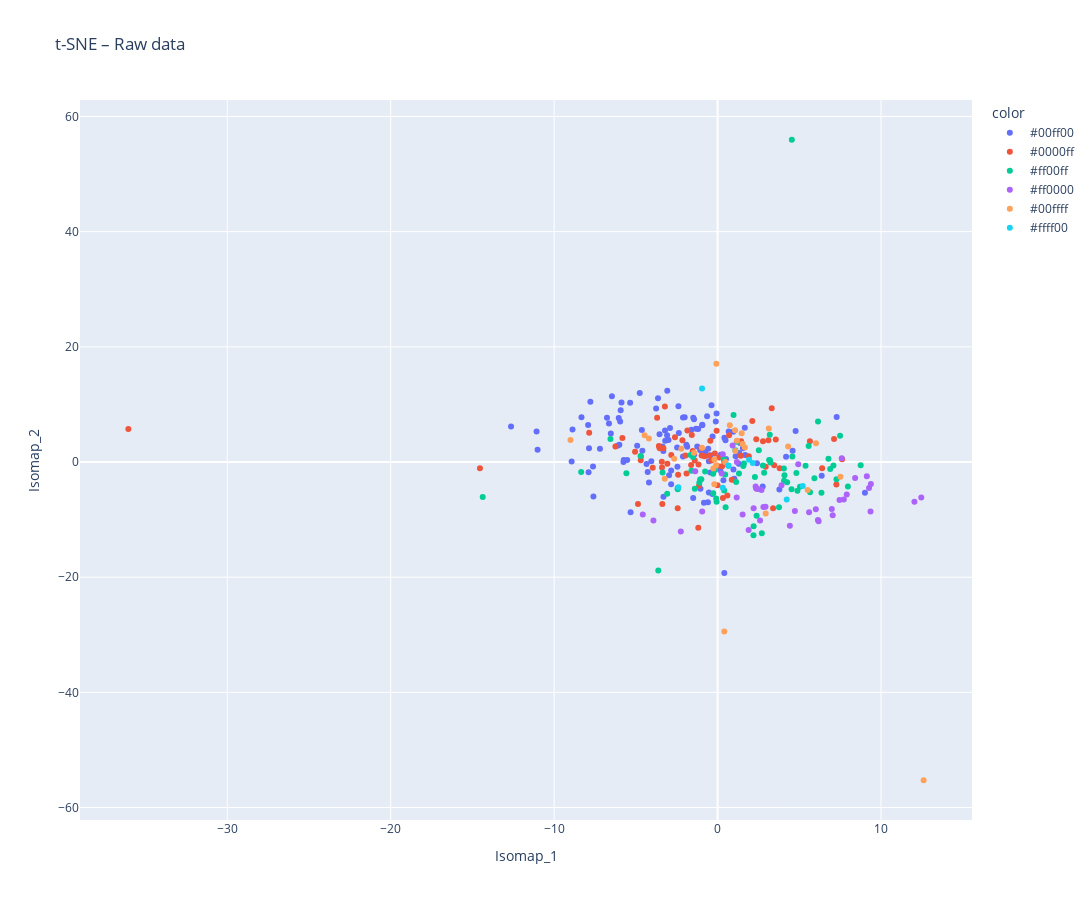
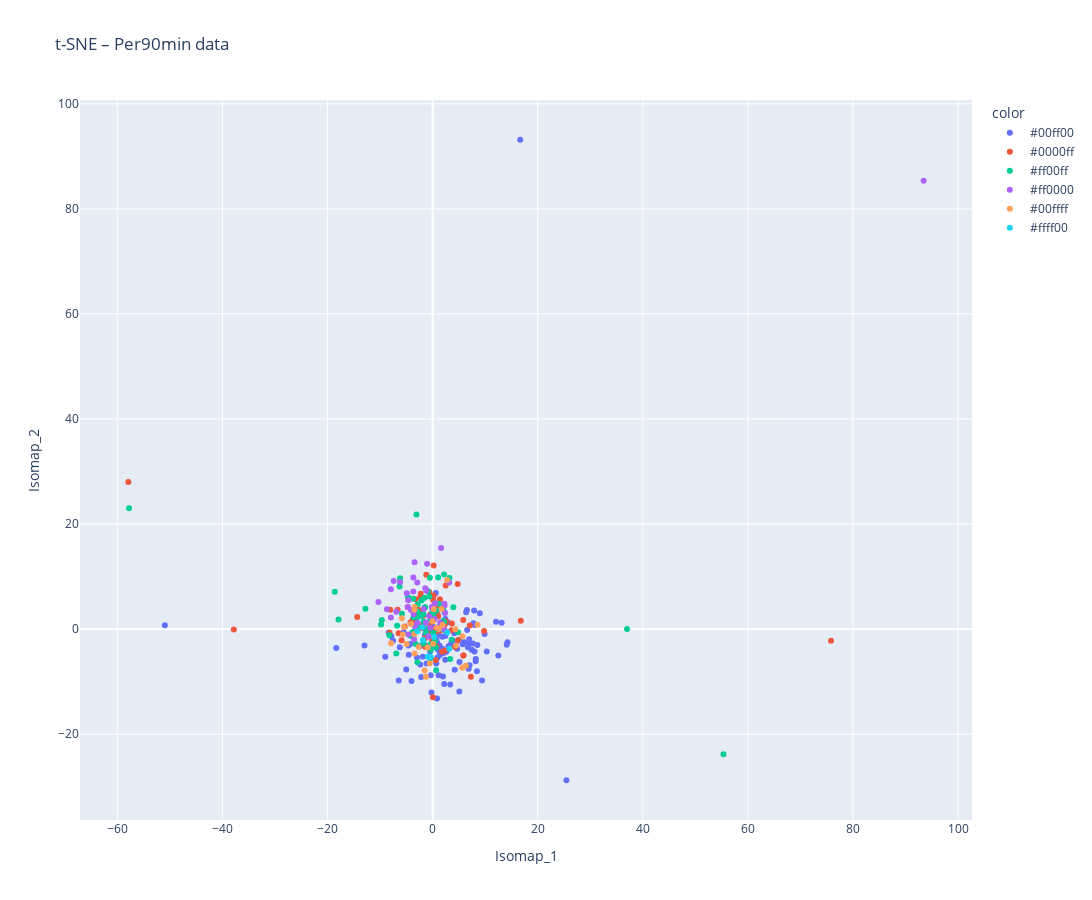

The code cell stored with these charts, in order, in its notebook:
### Markdown cell above
### Results Display - more dims

### Code cell
position_colors = {
    'FW': np.array([255, 0, 0]),    # red
    'MF': np.array([0, 0, 255]),    # blue
    'DF': np.array([0, 255, 0]),  #  yellow
}

def color_from_position(positions):
    postitions = str(positions)
    position_list = positions.split(',')
    colors = np.array([position_colors[p] for p in position_list if p in position_colors])
    avg_color = np.sum(colors, axis=0)
    return '#%02x%02x%02x' % tuple(avg_color.astype(int))

def plot_isomap_interactive(X_tsne, player_positions, data_num, title):
    df_plot = pd.DataFrame({
        'Isomap_1': X_tsne[:, 0],
        'Isomap_2': X_tsne[:, 1],
        'player_name': data_num.index,
        'color' : player_positions.apply(color_from_position)
    })
    
    fig = px.scatter(
        df_plot,
        x='Isomap_1', y='Isomap_2',
        hover_name='player_name',
        color='color',
        title=title,
        height=900, width=1100 
    )
    fig.show()

plot_isomap_interactive(X_tsne_raw, player_positions_raw ,data_raw.set_index("player_name"), "t-SNE – Raw data")
plot_isomap_interactive(X_tsne_per90, player_positions_per90 ,data_per90.set_index("player_name"), "t-SNE – Per90min data")

### Figure 1 — Plotly figure (JSON) as saved in the notebook; plotly's stock layout.template omitted (floating-point values rounded to 4 significant figures)
{"data": [{"hovertemplate": "<b>%{hovertext}</b><br><br>color=#00ff00<br>Isomap_1=%{x}<br>Isomap_2=%{y}<extra></extra>", "hovertext": ["Jordan Lefort", "Gautier Lloris", "Bafodé Diakité", "Moussa Niakhate", "Guela Doué", "Alexsandro Ribeiro", "Kenny Lala", "Florent Hanin", "Jubal", "Léo Pétrot", "Charlie Cresswell", "Facundo Medina", "Sergio Akieme", "Mark McKenzie", "Clément Akpa", "Michael Amir Murillo", "Brendan Chardonnet", "Thilo Kehrer", "Clinton Mata", "Mamadou Sarr", "Etienne Youte Kinkoue", "Mickael Nade", "Gideon Mensah", "Leonardo Balerdi", "Moïse Bombito", "Cédric Kipré", "Kelvin Amian", "Gabriel Suazo", "Modibo Sagnan", "Willian Pacho", "Dennis Appiah", "Ki-Jana Hoever", "Jonathan Gradit", "Djibril Sidibé", "Wilfried Singo", "Achraf Hakimi", "Vanderson", "Carlens Arcus", "Nicolas Pallois", "Dylan Batubinsika", "Lucas Beraldo", "Ainsley Maitland-Niles", "Aurélio Buta", "Dante", "Sinaly Diomande", "Youssouf Ndayishimiye", "Caio Henrique Oliveira Silva", "Thomas Meunier", "Nicolás Tagliafico", "Enzo Tchato", "Becir Omeragic", "Gabriel Gudmundsson", "Aïssa Mandi", "Marquinhos", "Abdoulaye Niakhate Ndiaye", "Joseph Okumu", "Hans Hateboer", "Massadio Haïdara", "Nuno Mendes", "Gabriel Osho", "Quentin Merlin", "Duje Ćaleta-Car", "Nathan Zeze", "Abdoulaye Bamba", "Christian Mawissa", "Christopher Wooh", "Derek Cornelius", "Przemysław Frankowski", "Malang Sarr", "Julien Le Cardinal", "Emmanuel Biumla", "Emmanuel Agbadou", "Arouna Sangante", "Lilian Brassier", "Falaye Sacko", "Leo Skiri Østigård", "Issiaga Sylla", "Timothee Pembele", "Abner", "Kevin Danso", "Yunis Abdelhamid", "Mohammed Salisu", "Saidou Sow", "Théo Sainte-Luce", "Paul Joly", "Abdukodir Khusanov", "Anthony Rouault", "Sael Kumbedi", "Marcus Coco", "Abakar Sylla", "Yael Mouanga", "Ulisses Garcia", "Jérémy Jacquet", "Ismaily", "Hiroki Sekine", "Lucas Hernández", "Mohamed Abdelmoneim", "Antoine Mendy", "Alidu Seidu", "Yoann Salmier", "Yvann Macon", "Jordan Amavi", "Maxime Bernauer", "Boubakar Kouyaté", "Lucas Mincarelli", "Mikayil Ngor Faye", "Abdulai Juma Bah", "Pol Lirola", "Luck Zogbé", "Rasmus Nicolaisen", "Nikola Maksimović", "Pierre Cornud", "Jordan Teze", "Andrew Omobamidele", "Jean-Kevin Duverne"], "legendgroup": "#00ff00", "marker": {"color": "#636efa", "symbol": "circle"}, "mode": "markers", "name": "#00ff00", "orientation": "v", "showlegend": true, "type": "scatter", "x": [-6.465, -12.64, -5.96, -5.879, -3.761, -3.077, -2.396, -1.485, -8.327, -0.3061, -5.929, -7.922, -1.602, -11.01, 1.325, -4.632, -6.049, -7.784, -3.552, -8.875, -3.217, -2.369, 1.666, -4.764, -1.322, -6.644, -2.012, -5.758, -4.346, -11.07, -1.186, 0.5155, 0.4176, -6.766, -0.06243, -0.108, -1.065, -2.116, -3.001, -3.319, -5.35, -7.866, -3.371, -3.091, -2.91, 1.548, -3.203, -0.371, 4.775, 0.9594, -1.861, -0.9407, -6.122, -3.644, -7.62, -0.6419, -1.442, 0.1988, -0.9317, -7.892, 4.591, -6.533, -7.196, -8.931, -4.92, -2.117, 0.6795, -2.474, -0.5708, -1.427, 1.379, -1.244, -4.056, -0.7558, -1.047, -5.74, -0.5314, 1.023, 4.19, -1.909, -5.53, -4.602, 0.4847, -0.8331, 0.3587, -0.4299, -6.008, 3.783, -2.968, -2.458, -0.7421, -4.195, 1.299, 1.688, 6.371, 1.105, -0.5332, 7.287, 2.41, -2.839, -0.3167, -4.274, 0.9699, -2.841, 2.761, 0.1652, 1.0, -0.5877, 9.018, -3.31, -7.597, 0.4117, -5.323, -0.4479, -1.493], "xaxis": "x", "y": [11.43, 6.175, 7.025, 10.34, 9.272, 12.37, 9.696, 7.689, 7.779, 4.448, 8.988, 6.422, 5.595, 2.108, 1.543, 5.564, 7.621, 10.48, 4.82, 5.66, 5.452, 5.019, 5.966, 12.0, 5.759, 6.674, 7.787, 0.01682, -0.3266, 5.305, 5.734, 0.5102, 4.221, 7.706, 8.416, 7.049, 2.022, 7.744, 3.803, 1.906, 10.27, 2.37, 2.684, 4.656, 5.913, 2.392, 3.695, 9.866, 5.378, 5.251, 2.648, 6.378, 2.809, 11.06, -0.7686, 7.929, 7.441, 1.262, 6.466, -1.781, 1.944, 4.939, 2.321, 0.09746, 2.841, 0.9774, 5.304, 2.527, 2.298, 1.283, 3.285, 2.699, 0.1218, 1.691, -4.658, 0.3349, -5.277, -2.905, 0.9167, 3.005, 0.3605, 1.957, 3.781, -7.075, -3.161, 1.175, 2.979, -4.791, -2.304, -0.8176, 1.078, -3.578, -0.3194, 1.235, -2.391, 0.9955, 0.1214, 7.81, -0.2207, -1.477, -5.559, -1.723, -1.304, -3.879, -4.251, -1.425, -3.021, -6.992, -5.35, -6.042, -6.009, -19.29, -8.743, -1.843, -6.25], "yaxis": "y"}, {"hovertemplate": "<b>%{hovertext}</b><br><br>color=#0000ff<br>Isomap_1=%{x}<br>Isomap_2=%{y}<extra></extra>", "hovertext": ["Andrey Santos", "Valentin Atangana Edoa", "Cristian Cásseres Jr.", "Benjamin André", "Pierre Højbjerg", "Adrien Thomasson", "Pierre Ekwah Elimby", "Adrien Rabiot", "Hicham Boudaoui", "Vincent Sierro", "Téji Savanier", "Pedro Chirivella", "Elisha Owusu", "Corentin Tolisso", "Abdoulaye Touré", "Hugo Magnetti", "Douglas", "Andy Diouf", "Denis Zakaria", "Hamed Junior Traorè", "Azor Matusiwa", "Lamine Camara", "Johann Lepenant", "Vitinha", "Nemanja Matić", "Jean-Eudes Aholou", "Fabián Ruiz Peña", "Joris Chotard", "Haris Belkebla", "Jordan Ferri", "Benjamin Bouchouari", "Marshall Munetsi", "Rabby Nzingoula", "Neil El Aynaoui", "Jordan Veretout", "Pierre Lees-Melou", "Yassin Belkhdim", "Kévin Danois", "Amadou Koné", "André Gomes", "Florian Tardieu", "Tanner Tessmann", "Ngal'Ayel Mukau", "Jordan James", "Ayyoub Bouaddi", "Tanguy Ndombele", "Djaoui Cissé", "Rassoul Ndiaye", "Han-Noah Massengo", "Louis Mouton", "Aimen Moueffek", "Soungoutou Magassa", "Oussama Targhalline", "Junior Mwanga", "Baptiste Santamaria", "Mathis Amougou", "Seko Fofana", "Senny Mayulu", "Teddy Teuma", "Angel Gomes", "Assane Dioussé", "Glen Kamara", "Ismaël Bennacer", "Nampalys Mendy", "Mahamadou Diawara", "Maxence Caqueret", "Daler Kuzyaev", "John Joe", "Amine Harit"], "legendgroup": "#0000ff", "marker": {"color": "#EF553B", "symbol": "circle"}, "mode": "markers", "name": "#0000ff", "orientation": "v", "showlegend": true, "type": "scatter", "x": [-3.59, -1.962, -0.9874, -3.7, -3.223, 0.0967, -2.607, -0.5184, -2.414, -1.522, 3.314, -6.252, 2.125, -1.849, -3.071, 0.7033, 3.562, -3.399, 1.911, 0.3973, 3.109, 2.778, -0.8055, -7.856, -5.823, 1.421, -3.315, 0.2776, -0.059, -0.4448, -5.048, 6.397, -3.968, -1.618, -3.411, -4.694, -0.02467, -1.166, -1.396, -3.544, -0.9763, 1.445, -36.05, -2.832, 2.947, -4.871, -2.151, 7.62, -1.135, -14.54, 0.5996, 0.8705, 7.127, -4.702, -1.577, 3.465, -0.3816, 0.3265, 5.649, -0.00315, 3.397, -1.18, 2.367, -2.439, 3.8, -0.1655, -3.38, 7.268, -1.898], "xaxis": "x", "y": [2.771, 1.122, 2.428, 7.68, 9.641, 0.7759, 4.305, 1.149, -2.195, 1.932, 9.34, 2.714, 7.112, 5.486, -0.3066, 4.668, 3.897, -0.9542, 1.007, 0.1969, 3.776, 3.585, 1.016, 5.066, 4.176, 1.084, 2.41, -0.7374, 5.425, 3.713, 1.772, -1.088, -1.018, -0.5136, 0.06355, 0.9557, -0.6373, -0.4525, 0.259, 2.369, 1.115, 3.615, 5.744, 1.21, -0.8286, -7.272, 3.788, 0.4853, -4.104, -1.084, -5.798, -3.076, 3.978, 0.3192, 4.675, -0.5598, 0.2473, -6.229, 3.605, -4.017, -8.029, -11.43, 3.974, -8.021, -1.067, 1.482, -7.284, -3.901, -1.977], "yaxis": "y"}, {"hovertemplate": "<b>%{hovertext}</b><br><br>color=#ff00ff<br>Isomap_1=%{x}<br>Isomap_2=%{y}<extra></extra>", "hovertext": ["Himad Abdelli", "Mason Greenwood", "Zuriko Davitashvili", "Gaëtan Perrin", "Junya Ito", "Mahdi Camara", "Keito Nakamura", "Moses Simon", "Arnaud Kalimuendo", "Evann Guessand", "Maghnes Akliouche", "Habib Diarra", "Yann Gboho", "Lassine Sinayoko", "Ludovic Blas", "Takumi Minamino", "Sebastian Nanasi", "Yassine Kechta", "Rayan Cherki", "Josué Casimir", "Issa Soumaré", "Zakaria Aboukhlal", "Breel Embolo", "Florian Sotoca", "Félix Lemaréchal", "Hákon Arnar Haraldsson", "Eliesse Ben Seghir", "Désiré Doué", "Joshua King", "Lee Kang-in", "Mohamed Ali Cho", "Mathias Pereira Lage", "Frank Magri", "Tanguy Coulibaly", "Anass Zaroury", "Kamory Doumbia", "Sorba Thomas", "Osame Sahraoui", "Abdallah Sima", "Shavy Babicka", "Aleksandr Golovin", "Wahbi Khazri", "Musa Al-Taamari", "Badredine Bouanani", "Matias Fernandez-Pardo", "Sofiane Diop", "Jeremie Boga", "Ernest Nuamah", "Amine Gouiri", "Angelo Fulgini", "Khalil Fayad", "Rémy Cabella", "Edon Zhegrova", "Ado Onaiwu", "Thiago Almada", "Antoine Joujou", "Romain Faivre", "Mamadou Diakhon", "Zinedine Ferhat", "Albert Grønbaek", "Jonathan Rowe", "Sekou Mara", "Saïd Benrahma", "Augustine Boakye", "Mathieu Cafaro", "Emmanuel Sabbi", "Rémy Labeau Lascary", "Yaya Kader Fofana", "Marco Asensio", "Ben Old", "Tino Kadewere"], "legendgroup": "#ff00ff", "marker": {"color": "#00cc96", "symbol": "circle"}, "mode": "markers", "name": "#ff00ff", "orientation": "v", "showlegend": true, "type": "scatter", "x": [-0.9947, 3.24, 1.576, 0.977, 6.145, -0.2721, -1.601, 0.3723, 5.928, -0.05977, 5.573, -6.554, -0.761, 4.885, 1.174, -3.083, 7.09, -5.579, 7.494, 7.276, -1.069, 6.357, 0.4915, -2.439, 0.466, 8.756, 1.089, 5.042, 3.76, 4.576, -4.711, 4.094, 2.204, 1.134, 3.153, 3.195, -0.1739, -3.364, -3.628, 2.389, -1.117, 6.784, 5.66, 0.6622, 2.285, 2.847, 2.775, -1.392, -1.503, -14.37, 4.057, 6.891, 2.525, 2.709, -1.65, -2.444, 4.544, 4.257, 0.4051, 3.205, 1.613, 7.974, 1.31, 4.528, 4.066, -8.345, -0.2644, 5.383, -0.08575, 4.823, 2.197], "xaxis": "x", "y": [-2.973, -0.07996, -0.7036, 8.16, 7.017, -2.028, -1.506, 0.6455, -2.806, -6.911, 2.774, 3.998, -1.657, -5.007, 3.509, -5.526, -0.5991, -1.949, 4.555, -2.983, -3.043, -5.349, -7.84, -4.732, -2.147, -0.567, 2.049, -4.277, -7.871, 0.9653, 1.043, -2.288, -11.15, -3.468, 0.3682, 4.752, -1.387, -1.842, -18.84, -9.342, -3.612, 0.5672, -5.268, -0.642, -2.615, -1.85, -0.6214, -4.625, 0.8916, -6.097, -1.12, -1.225, 2.027, -12.39, 1.2, -4.494, 55.96, -3.493, -4.938, 0.3071, -0.2441, -4.261, -2.012, -4.72, -3.263, -1.745, -5.438, -0.6338, -6.329, -1.917, -12.7], "yaxis": "y"}, {"hovertemplate": "<b>%{hovertext}</b><br><br>color=#ff0000<br>Isomap_1=%{x}<br>Isomap_2=%{y}<extra></extra>", "hovertext": ["Matthis Abline", "Jonathan David", "Ludovic Ajorque", "Emanuel Emegha", "Bradley Barcola", "Alexandre Lacazette", "Farid El Melali", "Lucas Stassin", "Gaëtan Laborde", "Jim Allevinah", "Ousmane Dembélé", "Esteban Lepaul", "Oumar Diakité", "Malick Fofana", "M'Bala Nzola", "André Ayew", "Georges Mikautadze", "Romain Del Castillo", "Mostafa Mohamed", "Mika Biereth", "Arnaud Nordin", "Mama Samba Baldé", "Akor Adams", "Gonçalo Ramos", "Irvin Cardona", "Neal Maupay", "Ibrahima Niane", "Theo Bair", "Khvicha Kvaratskhelia", "Wesley Saïd", "Goduine Koyalipou", "Koka", "Ibrahim Sissoko", "George Ilenikhena", "Chuba Akpom", "Folarin Balogun", "Andy Delort", "Florian Ayé", "Elye Wahi", "Mohamed Meité", "Bamba Dieng"], "legendgroup": "#ff0000", "marker": {"color": "#ab63fa", "symbol": "circle"}, "mode": "markers", "name": "#ff0000", "orientation": "v", "showlegend": true, "type": "scatter", "x": [-1.369, 9.132, -4.576, 6.181, 7.596, 6.989, 9.267, 0.2507, 7.724, 3.916, 4.935, 6.013, 2.207, 0.9195, 7.462, 7.904, 8.416, 1.183, 2.805, 2.688, -0.9403, 4.424, 1.902, 9.379, 2.441, -3.923, 5.6, 12.04, 0.3173, 2.6, 2.329, 7.044, 6.141, 1.169, 2.934, -2.249, 12.46, 9.357, 1.532, 2.361, 4.731], "xaxis": "x", "y": [-1.606, -2.476, -9.118, -10.28, 0.6321, -8.157, -4.491, -1.997, -6.495, -4.029, -0.4092, -8.213, -8.038, 2.854, -6.579, -5.625, -2.775, -0.005062, -7.799, -4.878, -8.583, -11.08, -11.8, -3.815, -4.687, -10.14, -8.709, -6.881, 1.33, -10.18, -4.265, -9.256, -10.07, -6.165, -7.79, -12.06, -6.148, -8.573, -9.119, -4.589, -8.488], "yaxis": "y"}, {"hovertemplate": "<b>%{hovertext}</b><br><br>color=#00ffff<br>Isomap_1=%{x}<br>Isomap_2=%{y}<extra></extra>", "hovertext": ["Adrien Truffert", "Aron Dønnum", "Ismaël Doukouré", "Jean-Charles Castelletto", "Diego Moreira", "Dilane Bakwa", "Lorenz Assignon", "Jonathan Clauss", "Nicolas Cozza", "Warren Zaïre-Emery", "Geoffrey Kondogbia", "Melvin Bard", "João Neves", "Deiver Machado", "Pablo Rosario", "Valentin Rongier", "Ali Abdi", "Nhoa Sangui", "Valentín Barco", "Mory Gbane", "Ruben Aguilar", "Jaydee Canvot", "Edimilson Fernandes", "Warren Kamanzi", "Louis Leroux", "Tom Louchet", "Rayan Raveloson", "Jhoanner Chávez", "Fodé Ballo-Touré"], "legendgroup": "#00ffff", "marker": {"color": "#FFA15A", "symbol": "circle"}, "mode": "markers", "name": "#00ffff", "orientation": "v", "showlegend": true, "type": "scatter", "x": [-1.441, 1.183, -2.656, -9.002, 0.4699, 6.024, 1.671, 0.7491, 3.134, -4.464, -4.201, -2.217, 1.476, -0.09003, -3.23, -0.9536, 4.315, 5.513, -0.1915, 1.529, 1.088, 12.61, 1.072, -0.1991, 2.945, 7.516, 0.4108, -0.2559, -0.07331], "xaxis": "x", "y": [1.598, 3.71, 0.5461, 3.83, 0.01997, 3.273, 2.512, 6.395, 5.838, 4.667, 4.101, 2.296, 4.978, -0.5411, -2.891, 2.478, 2.71, -4.872, 0.4528, 3.148, 1.922, -55.26, 5.496, -3.877, -8.937, -2.539, -29.42, -1.134, 17.06], "yaxis": "y"}, {"hovertemplate": "<b>%{hovertext}</b><br><br>color=#ffff00<br>Isomap_1=%{x}<br>Isomap_2=%{y}<extra></extra>", "hovertext": ["Luis Henrique", "Loïc Nego", "Lilian Raolisoa", "Christopher Operi", "Mitchel Bakker", "Yanis Zouaoui", "Jacques Ekomie", "Krépin Diatta"], "legendgroup": "#ffff00", "marker": {"color": "#19d3f3", "symbol": "circle"}, "mode": "markers", "name": "#ffff00", "orientation": "v", "showlegend": true, "type": "scatter", "x": [0.6593, -0.9488, 0.3219, 2.154, 5.212, 1.924, 4.23, -2.399], "xaxis": "x", "y": [-0.5918, 12.76, -4.489, -0.1624, -4.154, 0.38, -6.504, -4.404], "yaxis": "y"}], "layout": {"height": 900, "legend": {"title": {"text": "color"}, "tracegroupgap": 0}, "title": {"text": "t-SNE – Raw data"}, "width": 1100, "xaxis": {"anchor": "y", "domain": [0, 1], "title": {"text": "Isomap_1"}}, "yaxis": {"anchor": "x", "domain": [0, 1], "title": {"text": "Isomap_2"}}}}

### Figure 2 — Plotly figure (JSON) as saved in the notebook; plotly's stock layout.template omitted (floating-point values rounded to 4 significant figures)
{"data": [{"hovertemplate": "<b>%{hovertext}</b><br><br>color=#00ff00<br>Isomap_1=%{x}<br>Isomap_2=%{y}<extra></extra>", "hovertext": ["Jordan Lefort", "Gautier Lloris", "Bafodé Diakité", "Moussa Niakhate", "Guela Doué", "Alexsandro Ribeiro", "Kenny Lala", "Florent Hanin", "Jubal", "Léo Pétrot", "Charlie Cresswell", "Facundo Medina", "Sergio Akieme", "Mark McKenzie", "Clément Akpa", "Michael Amir Murillo", "Brendan Chardonnet", "Thilo Kehrer", "Clinton Mata", "Mamadou Sarr", "Etienne Youte Kinkoue", "Mickael Nade", "Gideon Mensah", "Leonardo Balerdi", "Moïse Bombito", "Cédric Kipré", "Kelvin Amian", "Gabriel Suazo", "Modibo Sagnan", "Willian Pacho", "Dennis Appiah", "Ki-Jana Hoever", "Jonathan Gradit", "Djibril Sidibé", "Wilfried Singo", "Achraf Hakimi", "Vanderson", "Carlens Arcus", "Nicolas Pallois", "Dylan Batubinsika", "Lucas Beraldo", "Ainsley Maitland-Niles", "Aurélio Buta", "Dante", "Sinaly Diomande", "Youssouf Ndayishimiye", "Caio Henrique Oliveira Silva", "Thomas Meunier", "Nicolás Tagliafico", "Enzo Tchato", "Becir Omeragic", "Gabriel Gudmundsson", "Aïssa Mandi", "Marquinhos", "Abdoulaye Niakhate Ndiaye", "Joseph Okumu", "Hans Hateboer", "Massadio Haïdara", "Nuno Mendes", "Gabriel Osho", "Quentin Merlin", "Duje Ćaleta-Car", "Nathan Zeze", "Abdoulaye Bamba", "Christian Mawissa", "Christopher Wooh", "Derek Cornelius", "Przemysław Frankowski", "Malang Sarr", "Julien Le Cardinal", "Emmanuel Biumla", "Emmanuel Agbadou", "Arouna Sangante", "Lilian Brassier", "Falaye Sacko", "Leo Skiri Østigård", "Issiaga Sylla", "Timothee Pembele", "Abner", "Kevin Danso", "Yunis Abdelhamid", "Mohammed Salisu", "Saidou Sow", "Théo Sainte-Luce", "Paul Joly", "Abdukodir Khusanov", "Anthony Rouault", "Sael Kumbedi", "Marcus Coco", "Abakar Sylla", "Yael Mouanga", "Ulisses Garcia", "Jérémy Jacquet", "Ismaily", "Hiroki Sekine", "Lucas Hernández", "Mohamed Abdelmoneim", "Antoine Mendy", "Alidu Seidu", "Yoann Salmier", "Yvann Macon", "Jordan Amavi", "Maxime Bernauer", "Boubakar Kouyaté", "Lucas Mincarelli", "Mikayil Ngor Faye", "Abdulai Juma Bah", "Pol Lirola", "Luck Zogbé", "Rasmus Nicolaisen", "Nikola Maksimović", "Pierre Cornud", "Jordan Teze", "Andrew Omobamidele", "Jean-Kevin Duverne"], "legendgroup": "#00ff00", "marker": {"color": "#636efa", "symbol": "circle"}, "mode": "markers", "name": "#00ff00", "orientation": "v", "showlegend": true, "type": "scatter", "x": [1.868, 7.019, -3.411, -50.95, 6.732, 0.1988, 6.573, 1.206, 8.19, -0.8721, 0.279, 7.989, -0.3923, 0.5874, -4.616, -0.4732, 13.13, -3.995, 4.138, -2.483, 6.522, -6.244, 7.768, 0.5367, -1.857, -18.34, -4.263, 0.7201, 0.9044, -1.469, 7.905, 6.014, -1.148, -1.724, -1.483, 1.058, 2.065, 6.954, 6.855, 4.456, 1.019, 1.447, 5.09, 2.441, 0.6921, -6.448, 3.022, 3.352, -5.016, 16.67, 6.385, 2.404, 4.123, 1.887, 0.8434, 7.667, 25.46, 2.732, 1.356, -12.96, 2.605, 5.019, 0.1706, 12.06, 0.05656, 0.5972, -0.533, 8.519, 7.981, -2.455, 9.886, 12.5, -4.532, 5.717, 1.073, 0.8218, 0.8842, -5.527, 1.968, 2.208, 9.413, -7.843, 4.125, -9.008, 2.863, -8.337, 1.047, -2.36, 8.435, -7.531, 2.422, -3.52, -4.012, -0.2291, -2.173, 0.1743, -2.978, 4.672, 1.137, 14.25, 0.7087, 8.977, 5.115, 14.11, -0.3602, 4.045, 1.35, 4.034, 3.528, 1.285, 7.436, 8.213, 4.204, 6.868, 10.3], "xaxis": "x", "y": [-3.745, -6.885, -0.4585, 0.7036, -3.457, -0.7613, -0.1783, 0.03132, -6.145, -0.3343, -1.201, 0.7788, 1.711, -0.5844, -3.112, -4.294, 1.204, -0.9731, -3.048, 0.2896, 3.622, -3.487, 1.092, -0.5632, -5.28, -3.599, -2.867, -1.798, -5.472, -1.172, 3.528, -2.492, -6.581, 0.1911, -3.013, -0.9052, -4.582, -1.946, -7.538, -2.666, -3.105, -3.673, -11.91, -1.258, -2.756, -9.78, -3.263, -10.55, -7.68, 93.16, 3.203, -5.825, -2.744, -1.464, -13.24, -2.758, -28.79, -0.5036, -4.985, -3.109, -4.325, -2.043, 0.3751, 1.406, -1.447, 6.854, -0.01553, -3.012, -4.263, -3.283, -0.9418, -5.037, -4.914, -2.909, -3.981, -1.342, -2.618, -0.596, -9.011, -10.48, -9.786, -1.38, -0.8054, -5.266, 1.31, -0.637, -3.761, -6.74, -8.05, -2.233, 1.896, 1.527, -9.885, -12.07, -9.112, -2.637, -5.408, -3.764, -8.809, -2.501, -6.546, 3.029, -6.282, -3.004, -8.787, -2.343, -3.19, -0.4503, -2.757, 0.4674, -3.943, -5.682, -7.743, -2.888, -4.258], "yaxis": "y"}, {"hovertemplate": "<b>%{hovertext}</b><br><br>color=#0000ff<br>Isomap_1=%{x}<br>Isomap_2=%{y}<extra></extra>", "hovertext": ["Andrey Santos", "Valentin Atangana Edoa", "Cristian Cásseres Jr.", "Benjamin André", "Pierre Højbjerg", "Adrien Thomasson", "Pierre Ekwah Elimby", "Adrien Rabiot", "Hicham Boudaoui", "Vincent Sierro", "Téji Savanier", "Pedro Chirivella", "Elisha Owusu", "Corentin Tolisso", "Abdoulaye Touré", "Hugo Magnetti", "Douglas", "Andy Diouf", "Denis Zakaria", "Hamed Junior Traorè", "Azor Matusiwa", "Lamine Camara", "Johann Lepenant", "Vitinha", "Nemanja Matić", "Jean-Eudes Aholou", "Fabián Ruiz Peña", "Joris Chotard", "Haris Belkebla", "Jordan Ferri", "Benjamin Bouchouari", "Marshall Munetsi", "Rabby Nzingoula", "Neil El Aynaoui", "Jordan Veretout", "Pierre Lees-Melou", "Yassin Belkhdim", "Kévin Danois", "Amadou Koné", "André Gomes", "Florian Tardieu", "Tanner Tessmann", "Ngal'Ayel Mukau", "Jordan James", "Ayyoub Bouaddi", "Tanguy Ndombele", "Djaoui Cissé", "Rassoul Ndiaye", "Han-Noah Massengo", "Louis Mouton", "Aimen Moueffek", "Soungoutou Magassa", "Oussama Targhalline", "Junior Mwanga", "Baptiste Santamaria", "Mathis Amougou", "Seko Fofana", "Senny Mayulu", "Teddy Teuma", "Angel Gomes", "Assane Dioussé", "Glen Kamara", "Ismaël Bennacer", "Nampalys Mendy", "Mahamadou Diawara", "Maxence Caqueret", "Daler Kuzyaev", "John Joe", "Amine Harit"], "legendgroup": "#0000ff", "marker": {"color": "#EF553B", "symbol": "circle"}, "mode": "markers", "name": "#0000ff", "orientation": "v", "showlegend": true, "type": "scatter", "x": [2.259, 5.829, 3.67, -3.033, 1.401, -0.6395, 0.9022, -3.26, -37.81, -2.705, 1.64, -3.014, -2.249, 0.192, 0.4234, 16.77, 9.795, -0.5316, 4.78, -4.745, 0.297, 0.08884, -57.9, 0.2024, 1.769, 0.05766, 0.5628, -14.34, 7.282, 2.493, -3.44, -1.399, 2.301, -2.393, -3.778, -4.534, -1.818, 75.81, 5.881, -4.205, -1.395, 0.05921, -1.102, -6.476, 3.608, -1.201, -6.664, 1.059, -5.307, 1.128, -8.068, -0.4519, -0.4893, -5.902, 0.7423, -0.1226, -1.785, 0.2004, 7.067, 0.1342, 2.524, -8.183, 0.8306, 5.846, 4.832, -2.517, 4.245, 2.297, -2.263], "xaxis": "x", "y": [0.7905, 1.739, 1.066, 1.103, 5.684, 7.046, 2.89, 5.671, -0.1074, 3.692, -0.2373, 0.4942, 0.2159, 6.373, 3.892, 1.588, -0.3694, 0.8871, 8.558, 4.194, -1.386, 1.563, 28.0, -0.06978, -4.311, -12.99, -5.916, 2.285, -9.104, 8.296, 1.638, -3.397, -4.109, 6.024, 1.761, 5.836, 0.9048, -2.238, -5.041, 1.254, -1.715, 6.178, -1.099, -0.7894, -0.2232, 10.35, 3.674, 2.427, 0.5064, 4.531, 3.694, 2.764, -0.1601, -2.109, -3.28, -2.071, 2.545, 12.12, 0.6593, 5.492, 1.49, -0.7006, -0.3736, -5.051, -2.133, 3.399, -3.407, 1.047, 6.744], "yaxis": "y"}, {"hovertemplate": "<b>%{hovertext}</b><br><br>color=#ff00ff<br>Isomap_1=%{x}<br>Isomap_2=%{y}<extra></extra>", "hovertext": ["Himad Abdelli", "Mason Greenwood", "Zuriko Davitashvili", "Gaëtan Perrin", "Junya Ito", "Mahdi Camara", "Keito Nakamura", "Moses Simon", "Arnaud Kalimuendo", "Evann Guessand", "Maghnes Akliouche", "Habib Diarra", "Yann Gboho", "Lassine Sinayoko", "Ludovic Blas", "Takumi Minamino", "Sebastian Nanasi", "Yassine Kechta", "Rayan Cherki", "Josué Casimir", "Issa Soumaré", "Zakaria Aboukhlal", "Breel Embolo", "Florian Sotoca", "Félix Lemaréchal", "Hákon Arnar Haraldsson", "Eliesse Ben Seghir", "Désiré Doué", "Joshua King", "Lee Kang-in", "Mohamed Ali Cho", "Mathias Pereira Lage", "Frank Magri", "Tanguy Coulibaly", "Anass Zaroury", "Kamory Doumbia", "Sorba Thomas", "Osame Sahraoui", "Abdallah Sima", "Shavy Babicka", "Aleksandr Golovin", "Wahbi Khazri", "Musa Al-Taamari", "Badredine Bouanani", "Matias Fernandez-Pardo", "Sofiane Diop", "Jeremie Boga", "Ernest Nuamah", "Amine Gouiri", "Angelo Fulgini", "Khalil Fayad", "Rémy Cabella", "Edon Zhegrova", "Ado Onaiwu", "Thiago Almada", "Antoine Joujou", "Romain Faivre", "Mamadou Diakhon", "Zinedine Ferhat", "Albert Grønbaek", "Jonathan Rowe", "Sekou Mara", "Saïd Benrahma", "Augustine Boakye", "Mathieu Cafaro", "Emmanuel Sabbi", "Rémy Labeau Lascary", "Yaya Kader Fofana", "Marco Asensio", "Ben Old", "Tino Kadewere"], "legendgroup": "#ff00ff", "marker": {"color": "#00cc96", "symbol": "circle"}, "mode": "markers", "name": "#ff00ff", "orientation": "v", "showlegend": true, "type": "scatter", "x": [-0.02248, 2.196, -1.746, 0.06433, -1.777, 0.2714, -18.6, -6.18, -1.288, -6.29, -12.79, -3.692, 55.35, -5.831, 2.218, 3.95, 3.346, -1.709, -0.1613, -1.527, -2.924, -57.77, -17.9, 2.023, 0.261, -3.073, 3.206, -3.507, 37.0, -3.761, -4.227, -0.3271, -2.083, 0.6735, -3.206, 2.03, 0.4428, 2.277, -0.723, -1.559, -4.696, -0.4518, 1.05, -0.9146, -0.6199, 4.832, -2.792, -2.723, 0.3108, -0.372, 0.6916, -2.427, -8.223, 1.977, -2.161, -2.826, 1.169, -0.5168, -0.4307, -2.907, -9.663, 3.617, -9.812, -1.406, -3.525, -2.888, 0.6094, -6.741, -6.899, -3.623, 1.033], "xaxis": "x", "y": [3.221, 10.36, 2.818, -0.707, -2.738, 3.249, 7.107, 9.673, -0.6779, 8.079, 3.862, 5.786, -23.83, 2.905, 1.381, 4.135, -5.7, 1.449, -3.12, 4.092, 3.34, 23.02, 1.826, 3.774, 2.174, 21.83, 9.73, 3.305, 0.0002981, -0.5535, -1.251, -3.983, 5.484, -7.847, -2.827, -0.06241, -2.308, 3.168, 0.1723, 5.943, 6.118, -2.921, 9.807, 7.19, 6.184, -0.5867, 2.278, 0.3823, -2.325, 1.842, 3.543, 2.724, -1.2, 1.534, 2.555, 4.717, 4.838, 9.75, -5.57, 3.206, 1.738, -2.051, 0.886, 4.157, -0.9716, -6.323, -3.442, 0.6109, -4.631, 2.215, -0.03426], "yaxis": "y"}, {"hovertemplate": "<b>%{hovertext}</b><br><br>color=#ff0000<br>Isomap_1=%{x}<br>Isomap_2=%{y}<extra></extra>", "hovertext": ["Matthis Abline", "Jonathan David", "Ludovic Ajorque", "Emanuel Emegha", "Bradley Barcola", "Alexandre Lacazette", "Farid El Melali", "Lucas Stassin", "Gaëtan Laborde", "Jim Allevinah", "Ousmane Dembélé", "Esteban Lepaul", "Oumar Diakité", "Malick Fofana", "M'Bala Nzola", "André Ayew", "Georges Mikautadze", "Romain Del Castillo", "Mostafa Mohamed", "Mika Biereth", "Arnaud Nordin", "Mama Samba Baldé", "Akor Adams", "Gonçalo Ramos", "Irvin Cardona", "Neal Maupay", "Ibrahima Niane", "Theo Bair", "Khvicha Kvaratskhelia", "Wesley Saïd", "Goduine Koyalipou", "Koka", "Ibrahim Sissoko", "George Ilenikhena", "Chuba Akpom", "Folarin Balogun", "Andy Delort", "Florian Ayé", "Elye Wahi", "Mohamed Meité", "Bamba Dieng"], "legendgroup": "#ff0000", "marker": {"color": "#ab63fa", "symbol": "circle"}, "mode": "markers", "name": "#ff0000", "orientation": "v", "showlegend": true, "type": "scatter", "x": [-4.712, -4.596, 1.449, -10.3, 2.358, -4.643, 2.269, -6.912, -1.28, -3.371, -1.225, 93.44, -0.1259, -4.911, -3.432, -2.899, -0.6598, 2.15, -3.531, -3.669, 0.3536, 1.571, -8.692, -6.203, 0.4625, -1.67, -3.594, 2.24, -0.08104, -0.7944, 3.149, -7.948, -1.383, -7.401, -4.106, 1.624, -2.923, -0.4372, -3.654, -1.058, -7.947], "xaxis": "x", "y": [4.177, -1.029, 1.276, 5.161, 3.067, 5.47, 4.472, 3.272, 1.208, 0.5214, 7.345, 85.35, 4.244, 6.831, 12.74, 1.215, 2.445, 0.01601, -1.948, 7.131, 1.898, 1.114, 3.794, 8.969, 4.91, 3.823, 2.811, 4.809, 3.969, -1.434, 8.864, 2.222, 7.777, 9.138, 3.644, 15.44, 8.87, 0.2478, 9.8, 12.44, 7.601], "yaxis": "y"}, {"hovertemplate": "<b>%{hovertext}</b><br><br>color=#00ffff<br>Isomap_1=%{x}<br>Isomap_2=%{y}<extra></extra>", "hovertext": ["Adrien Truffert", "Aron Dønnum", "Ismaël Doukouré", "Jean-Charles Castelletto", "Diego Moreira", "Dilane Bakwa", "Lorenz Assignon", "Jonathan Clauss", "Nicolas Cozza", "Warren Zaïre-Emery", "Geoffrey Kondogbia", "Melvin Bard", "João Neves", "Deiver Machado", "Pablo Rosario", "Valentin Rongier", "Ali Abdi", "Nhoa Sangui", "Valentín Barco", "Mory Gbane", "Ruben Aguilar", "Jaydee Canvot", "Edimilson Fernandes", "Warren Kamanzi", "Louis Leroux", "Tom Louchet", "Rayan Raveloson", "Jhoanner Chávez", "Fodé Ballo-Touré"], "legendgroup": "#00ffff", "marker": {"color": "#FFA15A", "symbol": "circle"}, "mode": "markers", "name": "#00ffff", "orientation": "v", "showlegend": true, "type": "scatter", "x": [-1.522, 1.88, -2.645, 5.635, 1.731, 2.759, 4.334, -0.04618, -0.5356, -3.431, -5.672, 5.68, -3.46, 8.541, 0.2319, -4.123, -0.9333, -4.947, 0.7877, 4.437, 6.327, 0.09383, 1.184, -5.453, -3.456, -3.431, -5.852, -7.918, -1.257], "xaxis": "x", "y": [-7.868, 0.7662, -3.425, -7.383, 3.839, 9.348, -0.02134, 1.506, -6.555, -4.66, -1.044, -1.364, -0.9626, 0.8191, 3.789, 0.9603, -3.516, -2.855, 0.2264, -3.126, -6.996, -2.818, 0.02646, 0.3713, 3.695, 4.198, 2.067, -2.721, -9.07], "yaxis": "y"}, {"hovertemplate": "<b>%{hovertext}</b><br><br>color=#ffff00<br>Isomap_1=%{x}<br>Isomap_2=%{y}<extra></extra>", "hovertext": ["Luis Henrique", "Loïc Nego", "Lilian Raolisoa", "Christopher Operi", "Mitchel Bakker", "Yanis Zouaoui", "Jacques Ekomie", "Krépin Diatta"], "legendgroup": "#ffff00", "marker": {"color": "#19d3f3", "symbol": "circle"}, "mode": "markers", "name": "#ffff00", "orientation": "v", "showlegend": true, "type": "scatter", "x": [-1.946, -1.823, 2.798, 3.189, -2.874, 0.2978, -0.9291, -0.3495], "xaxis": "x", "y": [0.3387, -2.072, -0.6735, -3.753, -0.4282, -1.455, -5.255, -5.334], "yaxis": "y"}], "layout": {"height": 900, "legend": {"title": {"text": "color"}, "tracegroupgap": 0}, "title": {"text": "t-SNE – Per90min data"}, "width": 1100, "xaxis": {"anchor": "y", "domain": [0, 1], "title": {"text": "Isomap_1"}}, "yaxis": {"anchor": "x", "domain": [0, 1], "title": {"text": "Isomap_2"}}}}
